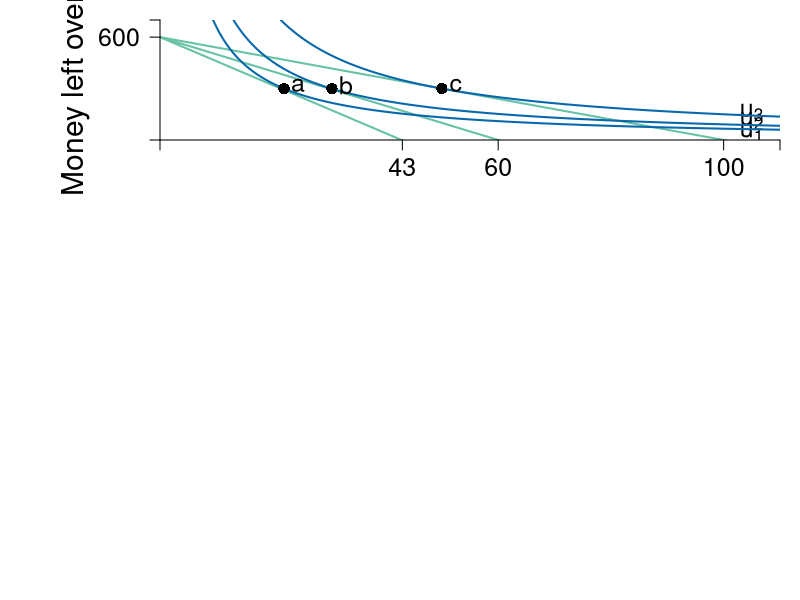

The R source for this figure:
require(shape)
pdf(file = "indmarketdemand/mrs_price_qql_indiff.pdf", width = 9, height = 7)

#Set parameters for graphics
axislabelsize <- 1.8
labelsize <- 1.5
namesize <- 1.8
annotatesize <- 1.5
graphlinewidth <- 2
segmentlinewidth <- 1.5

COL <- c("#7fc97f", "#beaed4", "#fdc086", "#ffff99", "#386cb0", "#f0027f", "#bf5b17", "#666666")
COLA <- c("#e0f3db", "#99d8c9","#66c2a4","#41ae76", "#238b45", "#005824")
COLB <- c("#4eb3d3", "#2b8cbe", "#0868ac","#084081")

#Edited the margins to cater for the larger LHS labels
par(mar =  c(8, 8, 1, 1), mfrow = c(2,1))


# demandcd ----------------------------------------------------------------


uA <- function(x, y, alpha = 0.5) {
  x^(alpha)*y^(1 - alpha)
}

bcA <- function(x, w = 20, p = 2) {
  w - p*x
}


xlims <- c(0, 110)
ylims <- c(0, 700)

npts <- 501 
x <- seq(xlims[1], xlims[2], length.out = npts)
y <- seq(ylims[1], ylims[2], length.out = npts) 
a <- c(sqrt(11)*sqrt(600), 3.9*sqrt(600), 5*sqrt(600))

plot(0, 0, xlim = xlims, ylim = ylims, type = "n",
     xlab = expression(paste("")),
     ylab = expression(paste("")), 
     xaxt = "n", 
     yaxt = "n", 
     cex.lab = axislabelsize, 
     bty = "n",
     xaxs = "i", 
     yaxs = "i")

ticksy <- c(0, 600, ylims[2])
ylabels <- c(NA, expression(paste(600)), NA)
ticksx <- c(0, 100, NA, 60, NA, 43, xlims[2])
xlabels <- c(NA, 100, NA, 60, NA, 43, NA)


npts <- 500 
xx1 <- seq(xlims[1], xlims[2], length.out = npts)

lines(xx1, bcA(xx1, w = 600, p = 6), col = COLA[3], lwd = graphlinewidth)
lines(xx1, bcA(xx1, w = 600, p = 10), col = COLA[3], lwd = graphlinewidth)
lines(xx1, bcA(xx1, w = 600, p = 14), col = COLA[3], lwd = graphlinewidth)
#lines(xx1, indiffA1(xx1, uA = 20, rmax = 2.5, xmax = 10), col = COLB[4], lwd = graphlinewidth)


#Label Axes
#mtext(expression(paste("Kilograms of coffee, ", x)), side=1, line = 2.5, cex = axislabelsize)

#text(0.5*xlims[2], -2, expression(paste("Kilograms of coffee, ", x)), xpd = TRUE, cex = axislabelsize) 
text(-15, 0.5*ylims[2], expression(paste("Money left over, ", y)), xpd = TRUE, cex = axislabelsize, srt = 90) 

#segments(0, 6, 6, 6, lty = 2, col = "gray" , lwd = segmentlinewidth, xpd = TRUE)
#segments(2, -10, 2, 6, lty = 2, col = "gray" , lwd = segmentlinewidth, xpd = TRUE)
#segments(4, -10, 4, 6, lty = 2, col = "gray" , lwd = segmentlinewidth, xpd = TRUE)
#segments(6, -10, 6, 6, lty = 2, col = "gray" , lwd = segmentlinewidth, xpd = TRUE)

#Label the budget curve functions for the HG, Aisha
#text(3.5, 0.5, expression(bc[1]), cex = annotatesize)
#text(7.2, 0.5, expression(bc[2]), cex = annotatesize)
#ext(11.1, 0.5, expression(bc[3]), cex = annotatesize)

#adding iso-welfare functions:

#Label the iso-welfare functions for the HG, Aisha
text(105, 40, expression(u[1]), cex = annotatesize)
text(105, 110, expression(u[2]), cex = annotatesize)
text(105, 160, expression(u[3]), cex = annotatesize)
#text(6.6, 8.3, expression(u[4]^A))

contour(x, y, 
        outer(x, y, uA),
        drawlabels = FALSE,
        col = COLB[3],
        lwd = graphlinewidth,
        levels = a, 
        xaxs = "i", 
        yaxs = "i", 
        add = TRUE)

#abline(h=6, col=COL[3], lwd=graphlinewidth)


points(22, 300, pch = 16, col = "black", cex = 1.5)
text(24.5, 320, expression(a), cex = annotatesize)
points(30.5, 300, pch = 16, col = "black", cex = 1.5)
text(33, 320, expression(b), cex = annotatesize)
points(50, 300, pch = 16, col = "black", cex = 1.5)
text(52.5, 320, expression(c), cex = annotatesize)

#Arrows(8.5, 6, 6.5, 6, col = "black", lty = 1, lwd = 2, arr.type = "triangle", arr.lwd = 0.5)
#text(9.7, 6.3, expression(paste("Price-offer curve")), cex = annotatesize)

axis(1, at = ticksx, pos = 0, labels = xlabels, cex.axis = labelsize)
axis(2, at = ticksy, pos = 0, labels = ylabels, las = 1, cex.axis = labelsize)
